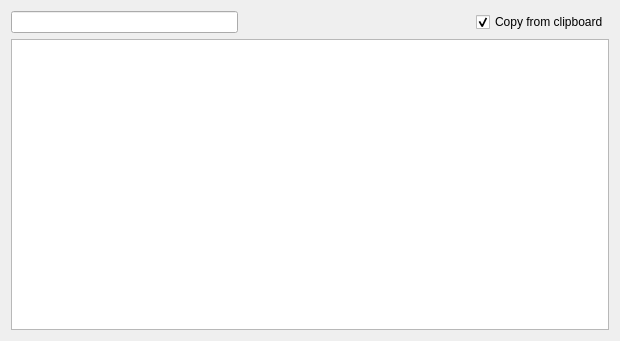
<?xml version="1.0" encoding="UTF-8"?>
<ui version="4.0">
 <class>MainWindow</class>
 <widget class="QMainWindow" name="MainWindow">
  <property name="geometry">
   <rect>
    <x>0</x>
    <y>0</y>
    <width>620</width>
    <height>341</height>
   </rect>
  </property>
  <property name="windowTitle">
   <string>MainWindow</string>
  </property>
  <widget class="QWidget" name="centralWidget">
   <property name="sizePolicy">
    <sizepolicy hsizetype="Expanding" vsizetype="Expanding">
     <horstretch>0</horstretch>
     <verstretch>0</verstretch>
    </sizepolicy>
   </property>
   <layout class="QGridLayout" name="gridLayout">
    <item row="1" column="0" colspan="3">
     <widget class="QTableView" name="tableView"/>
    </item>
    <item row="0" column="0">
     <widget class="LineEdit" name="lineEdit"/>
    </item>
    <item row="0" column="2">
     <widget class="QCheckBox" name="checkBox">
      <property name="text">
       <string>Copy from clipboard</string>
      </property>
      <property name="checked">
       <bool>true</bool>
      </property>
     </widget>
    </item>
    <item row="0" column="1">
     <spacer name="horizontalSpacer">
      <property name="orientation">
       <enum>Qt::Horizontal</enum>
      </property>
      <property name="sizeHint" stdset="0">
       <size>
        <width>40</width>
        <height>20</height>
       </size>
      </property>
     </spacer>
    </item>
   </layout>
  </widget>
 </widget>
 <layoutdefault spacing="6" margin="11"/>
 <customwidgets>
  <customwidget>
   <class>LineEdit</class>
   <extends>QLineEdit</extends>
   <header>lineedit.h</header>
  </customwidget>
 </customwidgets>
 <resources/>
 <connections/>
</ui>
